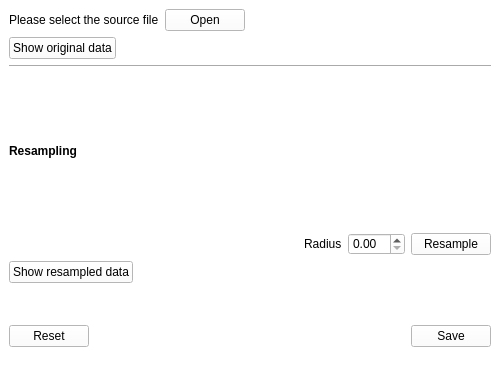
<?xml version="1.0" encoding="UTF-8"?>
<ui version="4.0">
 <class>MainWindow</class>
 <widget class="QMainWindow" name="MainWindow">
  <property name="geometry">
   <rect>
    <x>0</x>
    <y>0</y>
    <width>500</width>
    <height>378</height>
   </rect>
  </property>
  <property name="sizePolicy">
   <sizepolicy hsizetype="Minimum" vsizetype="Minimum">
    <horstretch>0</horstretch>
    <verstretch>0</verstretch>
   </sizepolicy>
  </property>
  <property name="minimumSize">
   <size>
    <width>500</width>
    <height>250</height>
   </size>
  </property>
  <property name="windowTitle">
   <string>Image Pre-processing</string>
  </property>
  <property name="windowIcon">
   <iconset>
    <normaloff>../../../../../../brain/codes/python_packages/PyQt-Image-Viewer/icons/Icon.ico</normaloff>../../../../../../brain/codes/python_packages/PyQt-Image-Viewer/icons/Icon.ico</iconset>
  </property>
  <property name="styleSheet">
   <string notr="true">background-color: rgb(255, 255, 255);</string>
  </property>
  <widget class="QWidget" name="centralwidget">
   <layout class="QGridLayout" name="gridLayout">
    <item row="0" column="0">
     <layout class="QHBoxLayout" name="horizontalLayout">
      <item>
       <widget class="QLabel" name="source_path">
        <property name="font">
         <font>
          <weight>50</weight>
          <bold>false</bold>
         </font>
        </property>
        <property name="styleSheet">
         <string notr="true"/>
        </property>
        <property name="text">
         <string>Please select the source file</string>
        </property>
       </widget>
      </item>
      <item>
       <widget class="QPushButton" name="open_pushButton">
        <property name="text">
         <string>Open</string>
        </property>
       </widget>
      </item>
      <item>
       <spacer name="horizontalSpacer">
        <property name="orientation">
         <enum>Qt::Horizontal</enum>
        </property>
        <property name="sizeHint" stdset="0">
         <size>
          <width>40</width>
          <height>20</height>
         </size>
        </property>
       </spacer>
      </item>
     </layout>
    </item>
    <item row="1" column="0">
     <layout class="QHBoxLayout" name="horizontalLayout_2">
      <item>
       <widget class="QPushButton" name="showOriginal_pushButton">
        <property name="text">
         <string>Show original data</string>
        </property>
       </widget>
      </item>
      <item>
       <spacer name="horizontalSpacer_2">
        <property name="orientation">
         <enum>Qt::Horizontal</enum>
        </property>
        <property name="sizeHint" stdset="0">
         <size>
          <width>40</width>
          <height>20</height>
         </size>
        </property>
       </spacer>
      </item>
     </layout>
    </item>
    <item row="2" column="0">
     <widget class="Line" name="line">
      <property name="orientation">
       <enum>Qt::Horizontal</enum>
      </property>
     </widget>
    </item>
    <item row="3" column="0">
     <widget class="QLabel" name="label_2">
      <property name="font">
       <font>
        <weight>75</weight>
        <bold>true</bold>
       </font>
      </property>
      <property name="text">
       <string>Resampling</string>
      </property>
     </widget>
    </item>
    <item row="4" column="0">
     <layout class="QHBoxLayout" name="resamplingLayout">
      <item>
       <spacer name="horizontalSpacer_4">
        <property name="orientation">
         <enum>Qt::Horizontal</enum>
        </property>
        <property name="sizeHint" stdset="0">
         <size>
          <width>40</width>
          <height>20</height>
         </size>
        </property>
       </spacer>
      </item>
      <item>
       <widget class="QLabel" name="label">
        <property name="text">
         <string>Radius</string>
        </property>
       </widget>
      </item>
      <item>
       <widget class="QDoubleSpinBox" name="resampling_doubleSpinBox"/>
      </item>
      <item>
       <widget class="QPushButton" name="resample_pushButton">
        <property name="text">
         <string>Resample</string>
        </property>
       </widget>
      </item>
     </layout>
    </item>
    <item row="5" column="0">
     <layout class="QHBoxLayout" name="horizontalLayout_4">
      <item>
       <widget class="QPushButton" name="showResampled_pushButton">
        <property name="text">
         <string>Show resampled data</string>
        </property>
       </widget>
      </item>
      <item>
       <spacer name="horizontalSpacer_5">
        <property name="orientation">
         <enum>Qt::Horizontal</enum>
        </property>
        <property name="sizeHint" stdset="0">
         <size>
          <width>40</width>
          <height>20</height>
         </size>
        </property>
       </spacer>
      </item>
     </layout>
    </item>
    <item row="6" column="0">
     <spacer name="verticalSpacer">
      <property name="orientation">
       <enum>Qt::Vertical</enum>
      </property>
      <property name="sizeType">
       <enum>QSizePolicy::Minimum</enum>
      </property>
      <property name="sizeHint" stdset="0">
       <size>
        <width>20</width>
        <height>36</height>
       </size>
      </property>
     </spacer>
    </item>
    <item row="7" column="0">
     <layout class="QHBoxLayout" name="horizontalLayout_3">
      <item>
       <widget class="QPushButton" name="reset_pushButton">
        <property name="text">
         <string>Reset</string>
        </property>
       </widget>
      </item>
      <item>
       <spacer name="horizontalSpacer_3">
        <property name="orientation">
         <enum>Qt::Horizontal</enum>
        </property>
        <property name="sizeHint" stdset="0">
         <size>
          <width>40</width>
          <height>20</height>
         </size>
        </property>
       </spacer>
      </item>
      <item>
       <widget class="QPushButton" name="save">
        <property name="text">
         <string>Save</string>
        </property>
       </widget>
      </item>
     </layout>
    </item>
   </layout>
  </widget>
  <widget class="QStatusBar" name="statusbar"/>
  <widget class="QMenuBar" name="menubar">
   <property name="geometry">
    <rect>
     <x>0</x>
     <y>0</y>
     <width>500</width>
     <height>21</height>
    </rect>
   </property>
   <property name="sizePolicy">
    <sizepolicy hsizetype="MinimumExpanding" vsizetype="Minimum">
     <horstretch>0</horstretch>
     <verstretch>0</verstretch>
    </sizepolicy>
   </property>
   <property name="nativeMenuBar">
    <bool>false</bool>
   </property>
  </widget>
 </widget>
 <resources/>
 <connections/>
</ui>
